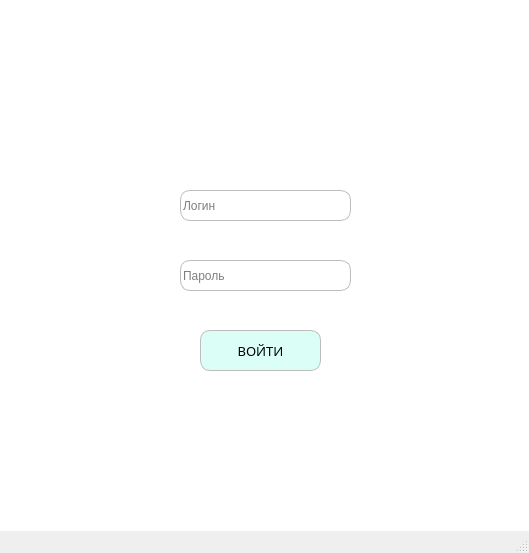
<?xml version="1.0" encoding="UTF-8"?>
<ui version="4.0">
 <class>authorization</class>
 <widget class="QMainWindow" name="authorization">
  <property name="geometry">
   <rect>
    <x>0</x>
    <y>0</y>
    <width>529</width>
    <height>553</height>
   </rect>
  </property>
  <property name="windowTitle">
   <string>MainWindow</string>
  </property>
  <property name="styleSheet">
   <string notr="true"/>
  </property>
  <widget class="QWidget" name="centralwidget">
   <property name="styleSheet">
    <string notr="true">QWidget{
background-color: white
}</string>
   </property>
   <widget class="QLineEdit" name="login">
    <property name="geometry">
     <rect>
      <x>180</x>
      <y>190</y>
      <width>171</width>
      <height>31</height>
     </rect>
    </property>
    <property name="styleSheet">
     <string notr="true">QLineEdit{
border: 1px solid rgb(188, 188, 186);
border-radius: 10px;
}</string>
    </property>
    <property name="text">
     <string/>
    </property>
    <property name="placeholderText">
     <string>Логин</string>
    </property>
   </widget>
   <widget class="QLineEdit" name="password">
    <property name="geometry">
     <rect>
      <x>180</x>
      <y>260</y>
      <width>171</width>
      <height>31</height>
     </rect>
    </property>
    <property name="styleSheet">
     <string notr="true">QLineEdit{
border: 1px solid rgb(188, 188, 186);
border-radius: 10px;
}</string>
    </property>
    <property name="placeholderText">
     <string>Пароль</string>
    </property>
   </widget>
   <widget class="QPushButton" name="pushButton">
    <property name="geometry">
     <rect>
      <x>200</x>
      <y>330</y>
      <width>121</width>
      <height>41</height>
     </rect>
    </property>
    <property name="sizeIncrement">
     <size>
      <width>0</width>
      <height>0</height>
     </size>
    </property>
    <property name="font">
     <font>
      <family>Arial Unicode MS</family>
      <pointsize>10</pointsize>
     </font>
    </property>
    <property name="styleSheet">
     <string notr="true">QPushButton{
border: 1px solid rgb(188, 188, 186);
border-radius: 10px;
background-color: rgb(219, 255, 246)
}</string>
    </property>
    <property name="text">
     <string>ВОЙТИ</string>
    </property>
    <property name="checkable">
     <bool>false</bool>
    </property>
    <property name="autoRepeatDelay">
     <number>300</number>
    </property>
   </widget>
   <zorder>password</zorder>
   <zorder>pushButton</zorder>
   <zorder>login</zorder>
  </widget>
  <widget class="QStatusBar" name="statusbar"/>
 </widget>
 <resources/>
 <connections/>
</ui>
